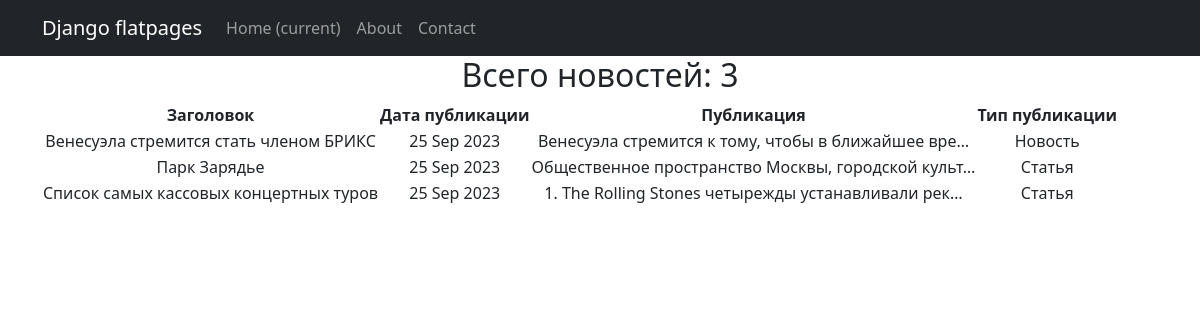
Page /news/ on the committed database.
### NewsPaper/models.py (models this page shows, shortened)
class Post(models.Model):
    ART = 'С'
    NEWS = 'Н'
    TYPES = [(ART, 'Статья'), (NEWS, 'Новость')]
    author = models.ForeignKey(Author, on_delete=models.CASCADE)
    post_type = models.CharField(max_length=15, choices=TYPES)
    time_create = models.DateTimeField(auto_now_add=True)
    post_category = models.ManyToManyField(Category)
    title = models.CharField(max_length=120)
    text = models.TextField()
    rating = models.IntegerField(default=0)

### NewsPaper/views.py (the view)
# urls.py: path('', PostsList.as_view()),
class PostsList(ListView):
    model = Post
    ordering = 'title'
    template_name = 'news.html'
    context_object_name = 'posts'

### NewsPaper/templatetags/custom_filters.py (called while the page is built)
@register.filter()
def censor(word):
    if isinstance(word, str):
        for i in word.split():
            if i.capitalize() in cens:
                word = word.replace(i, i[0] + '*' * len(i))
    else:
        raise ValueError('custom_filters -> censor -> A string is expected, but a different data type has been entered')
    return word

### templates/news.html (shortened to what this page needs)
{% extends 'flatpages/default.html' %}
{% load custom_filters %}
{% block content %}
    <h2>Всего новостей: {{ object_list|length }}</h2>
    {% if posts %}
        <table>
            <tr>
                <td><b>Заголовок</b></td>
                <td><b>Дата публикации</b></td>
                <td><b>Публикация</b></td>
                <td><b>Тип публикации</b></td>
            </tr>
            {% for post in posts %}
            <tr>
                <td>{{ post.title|truncatechars:50|censor }}</td>
                <td>{{ post.time_create|date:'d M Y' }}</td>
                <td>{{ post.text|truncatechars:50|censor }}</td>
                <td>{{ post.get_post_type_display }}</td>
            </tr>
            {% endfor %}
        </table>
    {% else %}
        <h2>Новостей нет!</h2>
    {% endif %}
{% endblock content %}

### templates/flatpages/default.html (shortened to what this page needs)
<!DOCTYPE html>
<html lang="en">
    <head>
        {% load static %}
        <link href="{% static 'css/styles.css' %}" rel="stylesheet" />
    </head>
    <body>
        <nav class="navbar navbar-expand-lg navbar-dark bg-dark static-top">
            <div class="container">
                <a class="navbar-brand" href="#">Django flatpages</a>
                <div class="collapse navbar-collapse" id="navbarResponsive">
                     <ul class="navbar-nav ml-auto">
                        <li class="nav-item active">
                           <a class="nav-link" href="#">Home
                             <span class="sr-only">(current)</span>
                           </a>
                        </li>
                        <li class="nav-item">
                            <a class="nav-link" href="/about/">About</a>
                        </li>
                        <li class="nav-item">
                            <a class="nav-link" href="/contacts/">Contact</a>
                        </li>
                     </ul>
                </div>
            </div>
        </nav>
        <div class="container">
            <div class="row">
                <div class="col-lg-12 text-center">
                    {% block content %}
                    {% endblock content %}
                </div>
            </div>
        </div>
    </body>
</html>

### rows in the picture
Post: title|censor "Венесуэла стремится стать членом БРИКС", time_create "25 Sep 2023", text|censor "Венесуэла стремится к тому, чтобы в ближайшее вре…", post_type "Новость"
Post: title|censor "Парк Зарядье", time_create "25 Sep 2023", text|censor "Общественное пространство Москвы, городской культ…", post_type "Статья"
Post: title|censor "Список самых кассовых концертных туров", time_create "25 Sep 2023", text|censor "1. The Rolling Stones четырежды устанавливали рек…", post_type "Статья"

### other values in the picture
{{ object_list|length }} "3"
